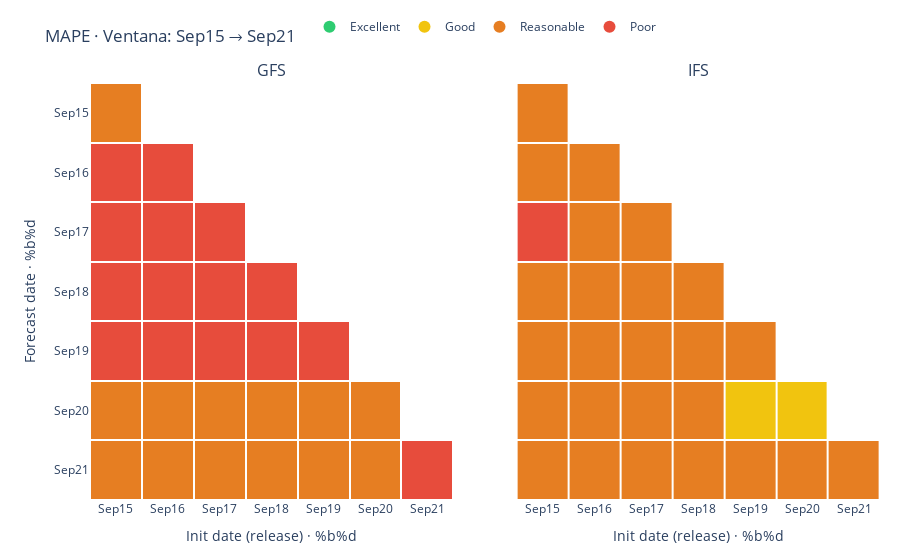

This figure's notebook cell:
### Code cell
# --- Imports ---
import numpy as np
import pandas as pd
import plotly.graph_objects as go
from plotly.subplots import make_subplots

# =======================
# Parámetros
# =======================
max_lead = 6                 # horizonte (0..max_lead)
site_filter = None            # p.ej. "W.F. Cupisnique" o None para todos
models_expected = ["GFS", "IFS"]  # ajusta si tienes más/otros modelos

# Clasificación MAPE (Lewis, 1982)
bins   = [-np.inf, 10, 20, 50, np.inf]
labels = ["Excellent", "Good", "Reasonable", "Poor"]
class_colors = {
    "Excellent":  "#2ECC71",  # green
    "Good":       "#F1C40F",  # yellow
    "Reasonable": "#E67E22",  # orange
    "Poor":       "#E74C3C",  # red
}

# =======================
# 1) Preparación del DF (usa tu df_obs_fc)
# =======================
df = df_obs_fc.copy()

# Filtra sitio (opcional)
if site_filter:
    df = df[df["name"] == site_filter].copy()

# Tipos
df["date_dt"] = pd.to_datetime(df["date"], errors="coerce")
df["init_dt"] = pd.to_datetime(df["initDate"], errors="coerce")

# Normaliza a día (estadística diaria)
df["date_d"] = df["date_dt"].dt.normalize()
df["init_d"] = df["init_dt"].dt.normalize()

# Asegura numéricos
df["obsWind"] = pd.to_numeric(df["obsWind"], errors="coerce")
df["fcWind"]  = pd.to_numeric(df["fcWind"],  errors="coerce")

# =======================
# 2) MAPE horario y promedio diario
#    MAPE = 100 * mean(|fc - obs| / |obs|) sobre horas válidas
# =======================
mask_valid = df["obsWind"].notna() & df["fcWind"].notna() & (df["obsWind"] > 0)
dfv = df.loc[mask_valid].copy()
dfv["ape"] = (dfv["fcWind"] - dfv["obsWind"]).abs() / dfv["obsWind"] * 100.0

daily = (
    dfv.groupby(["model", "date_d", "init_d"], as_index=False)
       .agg(mape=("ape", "mean"), n=("ape", "size"))
)

# =======================
# 3) Ventana cuadrada (últimos max_lead días) y etiquetas
# =======================
last_day = daily["date_d"].max()
if pd.isna(last_day):
    raise ValueError("No hay datos suficientes para calcular MAPE diario.")

axis_days = pd.date_range(last_day - pd.Timedelta(days=max_lead), last_day, freq="D")
x_order = list(axis_days)  # init
y_order = list(axis_days)  # forecast

x_labels = [d.strftime("%b%d") for d in x_order]
y_labels = [d.strftime("%b%d") for d in y_order]

# =======================
# 4) Matrices por CLASE y MODELO (triángulo: 0 <= lead <= max_lead)
# =======================
def class_mats_for_model(model_name: str):
    sub = daily[daily["model"].str.upper() == model_name.upper()].copy()
    lut = {(r.date_d, r.init_d): r["mape"] for _, r in sub.iterrows()}

    # Matriz base de MAPE y de clase string (para hover)
    Zmape = np.full((len(y_order), len(x_order)), np.nan, dtype=float)
    Cstr  = np.empty((len(y_order), len(x_order)), dtype=object); Cstr[:] = None

    for i, y in enumerate(y_order):
        for j, x in enumerate(x_order):
            lead = (y - x).days
            if 0 <= lead <= max_lead:
                m = lut.get((y, x), np.nan)
                Zmape[i, j] = m
                if np.isnan(m):
                    Cstr[i, j] = None
                else:
                    # clasifica por bins
                    cat = pd.cut([m], bins=bins, labels=labels, right=False)[0]
                    Cstr[i, j] = str(cat)
            # fuera de triángulo quedan NaN/None

    # Una matriz por clase con 1 donde coincide la clase (para colorear sólido)
    mats = {cls: np.where(np.array(Cstr, dtype=object) == cls, 1.0, np.nan).astype(float)
            for cls in labels}

    # Para hover: lead y n (conteo de horas) por celda
    lead_grid = np.zeros_like(Zmape)
    n_grid = np.zeros_like(Zmape)
    lut_n = {(r.date_d, r.init_d): r["n"] for _, r in sub.iterrows()}
    for i, y in enumerate(y_order):
        for j, x in enumerate(x_order):
            lead_grid[i, j] = (y - x).days
            n_grid[i, j]    = lut_n.get((y, x), 0)

    return mats, Zmape, Cstr, lead_grid, n_grid

model_panels = {}
for m in models_expected:
    model_panels[m] = class_mats_for_model(m)

# =======================
# 5) Figura: modelos como COLUMNAS; leyenda con puntos circulares
# =======================
fig = make_subplots(
    rows=1, cols=len(models_expected),
    subplot_titles=tuple(models_expected),
    shared_yaxes=True,
    horizontal_spacing=0.08 if len(models_expected) > 1 else 0.02
)

def add_panel(model_name: str, col: int):
    mats, Zmape, Cstr, lead_grid, n_grid = model_panels[model_name]
    # Traza por CLASE (color sólido), sin colorbar
    for cls in labels:
        fig.add_trace(
            go.Heatmap(
                z=mats[cls],
                x=x_labels,
                y=y_labels,
                colorscale=[[0, class_colors[cls]], [1, class_colors[cls]]],
                zmin=0, zmax=1,
                showscale=False,
                xgap=2, ygap=2,
                # hover usa el Zmape real y la clase:
                text=np.vectorize(lambda v: "" if v is None else v)(Cstr),
                customdata=np.dstack([lead_grid, Zmape, n_grid]),
                hovertemplate=(
                    "Init: %{x}<br>"
                    "Forecast: %{y}<br>"
                    "Lead: %{customdata[0]} d<br>"
                    "Clase: %{text}<br>"
                    "MAPE: %{customdata[1]:.1f}%<br>"
                    "n (horas): %{customdata[2]:.0f}<extra></extra>"
                ),
                name=cls,
                legendgroup=cls,
                showlegend=False  # ocultamos los rectángulos en la leyenda
            ),
            row=1, col=col
        )

# Añade paneles por modelo (columnas)
for ci, m in enumerate(models_expected, start=1):
    add_panel(m, col=ci)

# Leyenda con marcadores circulares (una por clase, toggle en ambos paneles)
for cls in labels:
    fig.add_trace(
        go.Scatter(
            x=[None], y=[None],
            mode="markers",
            marker=dict(size=12, color=class_colors[cls], symbol="circle"),
            name=cls,
            legendgroup=cls,
        )
    )

# Ejes y layout
for ci in range(1, len(models_expected)+1):
    fig.update_xaxes(title_text="Init date (release) · %b%d", row=1, col=ci)

fig.update_yaxes(title_text="Forecast date · %b%d", row=1, col=1)
fig.update_yaxes(autorange="reversed", row=1, col=1)  # recientes arriba

title_suffix = f"{x_labels[0]} → {x_labels[-1]}"
site_title = f"{site_filter} · " if site_filter else ""
fig.update_layout(
    title=f"{site_title}MAPE · Ventana: {title_suffix}",
    margin=dict(t=80, r=20, b=60, l=90),
    plot_bgcolor="white",
    paper_bgcolor="white",
    legend=dict(
        orientation="h",
        yanchor="bottom", y=1.10,
        xanchor="center", x=0.5
    ),
    legend_groupclick="togglegroup"  # click en clase alterna ambos paneles
)

fig.show()

### Figure 1 — Plotly figure (JSON) as saved in the notebook; plotly's stock layout.template omitted (floating-point values rounded to 4 significant figures; data arrays with more than 128 entries replaced by an {"elided": "..."} marker saying what was removed)
{"data": [{"colorscale": [[0, "#2ECC71"], [1, "#2ECC71"]], "customdata": {"elided": "147 float values"}, "hovertemplate": "Init: %{x}<br>Forecast: %{y}<br>Lead: %{customdata[0]} d<br>Clase: %{text}<br>MAPE: %{customdata[1]:.1f}%<br>n (horas): %{customdata[2]:.0f}<extra></extra>", "legendgroup": "Excellent", "name": "Excellent", "showlegend": false, "showscale": false, "text": [["Reasonable", "", "", "", "", "", ""], ["Poor", "Poor", "", "", "", "", ""], ["Poor", "Poor", "Poor", "", "", "", ""], ["Poor", "Poor", "Poor", "Poor", "", "", ""], ["Poor", "Poor", "Poor", "Poor", "Poor", "", ""], ["Reasonable", "Reasonable", "Reasonable", "Reasonable", "Reasonable", "Reasonable", ""], ["Reasonable", "Reasonable", "Reasonable", "Reasonable", "Reasonable", "Reasonable", "Poor"]], "type": "heatmap", "x": ["Sep15", "Sep16", "Sep17", "Sep18", "Sep19", "Sep20", "Sep21"], "xaxis": "x", "xgap": 2, "y": ["Sep15", "Sep16", "Sep17", "Sep18", "Sep19", "Sep20", "Sep21"], "yaxis": "y", "ygap": 2, "z": [[NaN, NaN, NaN, NaN, NaN, NaN, NaN], [NaN, NaN, NaN, NaN, NaN, NaN, NaN], [NaN, NaN, NaN, NaN, NaN, NaN, NaN], [NaN, NaN, NaN, NaN, NaN, NaN, NaN], [NaN, NaN, NaN, NaN, NaN, NaN, NaN], [NaN, NaN, NaN, NaN, NaN, NaN, NaN], [NaN, NaN, NaN, NaN, NaN, NaN, NaN]], "zmax": 1, "zmin": 0}, {"colorscale": [[0, "#F1C40F"], [1, "#F1C40F"]], "customdata": {"elided": "147 float values"}, "hovertemplate": "Init: %{x}<br>Forecast: %{y}<br>Lead: %{customdata[0]} d<br>Clase: %{text}<br>MAPE: %{customdata[1]:.1f}%<br>n (horas): %{customdata[2]:.0f}<extra></extra>", "legendgroup": "Good", "name": "Good", "showlegend": false, "showscale": false, "text": [["Reasonable", "", "", "", "", "", ""], ["Poor", "Poor", "", "", "", "", ""], ["Poor", "Poor", "Poor", "", "", "", ""], ["Poor", "Poor", "Poor", "Poor", "", "", ""], ["Poor", "Poor", "Poor", "Poor", "Poor", "", ""], ["Reasonable", "Reasonable", "Reasonable", "Reasonable", "Reasonable", "Reasonable", ""], ["Reasonable", "Reasonable", "Reasonable", "Reasonable", "Reasonable", "Reasonable", "Poor"]], "type": "heatmap", "x": ["Sep15", "Sep16", "Sep17", "Sep18", "Sep19", "Sep20", "Sep21"], "xaxis": "x", "xgap": 2, "y": ["Sep15", "Sep16", "Sep17", "Sep18", "Sep19", "Sep20", "Sep21"], "yaxis": "y", "ygap": 2, "z": [[NaN, NaN, NaN, NaN, NaN, NaN, NaN], [NaN, NaN, NaN, NaN, NaN, NaN, NaN], [NaN, NaN, NaN, NaN, NaN, NaN, NaN], [NaN, NaN, NaN, NaN, NaN, NaN, NaN], [NaN, NaN, NaN, NaN, NaN, NaN, NaN], [NaN, NaN, NaN, NaN, NaN, NaN, NaN], [NaN, NaN, NaN, NaN, NaN, NaN, NaN]], "zmax": 1, "zmin": 0}, {"colorscale": [[0, "#E67E22"], [1, "#E67E22"]], "customdata": {"elided": "147 float values"}, "hovertemplate": "Init: %{x}<br>Forecast: %{y}<br>Lead: %{customdata[0]} d<br>Clase: %{text}<br>MAPE: %{customdata[1]:.1f}%<br>n (horas): %{customdata[2]:.0f}<extra></extra>", "legendgroup": "Reasonable", "name": "Reasonable", "showlegend": false, "showscale": false, "text": [["Reasonable", "", "", "", "", "", ""], ["Poor", "Poor", "", "", "", "", ""], ["Poor", "Poor", "Poor", "", "", "", ""], ["Poor", "Poor", "Poor", "Poor", "", "", ""], ["Poor", "Poor", "Poor", "Poor", "Poor", "", ""], ["Reasonable", "Reasonable", "Reasonable", "Reasonable", "Reasonable", "Reasonable", ""], ["Reasonable", "Reasonable", "Reasonable", "Reasonable", "Reasonable", "Reasonable", "Poor"]], "type": "heatmap", "x": ["Sep15", "Sep16", "Sep17", "Sep18", "Sep19", "Sep20", "Sep21"], "xaxis": "x", "xgap": 2, "y": ["Sep15", "Sep16", "Sep17", "Sep18", "Sep19", "Sep20", "Sep21"], "yaxis": "y", "ygap": 2, "z": [[1.0, NaN, NaN, NaN, NaN, NaN, NaN], [NaN, NaN, NaN, NaN, NaN, NaN, NaN], [NaN, NaN, NaN, NaN, NaN, NaN, NaN], [NaN, NaN, NaN, NaN, NaN, NaN, NaN], [NaN, NaN, NaN, NaN, NaN, NaN, NaN], [1.0, 1.0, 1.0, 1.0, 1.0, 1.0, NaN], [1.0, 1.0, 1.0, 1.0, 1.0, 1.0, NaN]], "zmax": 1, "zmin": 0}, {"colorscale": [[0, "#E74C3C"], [1, "#E74C3C"]], "customdata": {"elided": "147 float values"}, "hovertemplate": "Init: %{x}<br>Forecast: %{y}<br>Lead: %{customdata[0]} d<br>Clase: %{text}<br>MAPE: %{customdata[1]:.1f}%<br>n (horas): %{customdata[2]:.0f}<extra></extra>", "legendgroup": "Poor", "name": "Poor", "showlegend": false, "showscale": false, "text": [["Reasonable", "", "", "", "", "", ""], ["Poor", "Poor", "", "", "", "", ""], ["Poor", "Poor", "Poor", "", "", "", ""], ["Poor", "Poor", "Poor", "Poor", "", "", ""], ["Poor", "Poor", "Poor", "Poor", "Poor", "", ""], ["Reasonable", "Reasonable", "Reasonable", "Reasonable", "Reasonable", "Reasonable", ""], ["Reasonable", "Reasonable", "Reasonable", "Reasonable", "Reasonable", "Reasonable", "Poor"]], "type": "heatmap", "x": ["Sep15", "Sep16", "Sep17", "Sep18", "Sep19", "Sep20", "Sep21"], "xaxis": "x", "xgap": 2, "y": ["Sep15", "Sep16", "Sep17", "Sep18", "Sep19", "Sep20", "Sep21"], "yaxis": "y", "ygap": 2, "z": [[NaN, NaN, NaN, NaN, NaN, NaN, NaN], [1.0, 1.0, NaN, NaN, NaN, NaN, NaN], [1.0, 1.0, 1.0, NaN, NaN, NaN, NaN], [1.0, 1.0, 1.0, 1.0, NaN, NaN, NaN], [1.0, 1.0, 1.0, 1.0, 1.0, NaN, NaN], [NaN, NaN, NaN, NaN, NaN, NaN, NaN], [NaN, NaN, NaN, NaN, NaN, NaN, 1.0]], "zmax": 1, "zmin": 0}, {"colorscale": [[0, "#2ECC71"], [1, "#2ECC71"]], "customdata": {"elided": "147 float values"}, "hovertemplate": "Init: %{x}<br>Forecast: %{y}<br>Lead: %{customdata[0]} d<br>Clase: %{text}<br>MAPE: %{customdata[1]:.1f}%<br>n (horas): %{customdata[2]:.0f}<extra></extra>", "legendgroup": "Excellent", "name": "Excellent", "showlegend": false, "showscale": false, "text": [["Reasonable", "", "", "", "", "", ""], ["Reasonable", "Reasonable", "", "", "", "", ""], ["Poor", "Reasonable", "Reasonable", "", "", "", ""], ["Reasonable", "Reasonable", "Reasonable", "Reasonable", "", "", ""], ["Reasonable", "Reasonable", "Reasonable", "Reasonable", "Reasonable", "", ""], ["Reasonable", "Reasonable", "Reasonable", "Reasonable", "Good", "Good", ""], ["Reasonable", "Reasonable", "Reasonable", "Reasonable", "Reasonable", "Reasonable", "Reasonable"]], "type": "heatmap", "x": ["Sep15", "Sep16", "Sep17", "Sep18", "Sep19", "Sep20", "Sep21"], "xaxis": "x2", "xgap": 2, "y": ["Sep15", "Sep16", "Sep17", "Sep18", "Sep19", "Sep20", "Sep21"], "yaxis": "y2", "ygap": 2, "z": [[NaN, NaN, NaN, NaN, NaN, NaN, NaN], [NaN, NaN, NaN, NaN, NaN, NaN, NaN], [NaN, NaN, NaN, NaN, NaN, NaN, NaN], [NaN, NaN, NaN, NaN, NaN, NaN, NaN], [NaN, NaN, NaN, NaN, NaN, NaN, NaN], [NaN, NaN, NaN, NaN, NaN, NaN, NaN], [NaN, NaN, NaN, NaN, NaN, NaN, NaN]], "zmax": 1, "zmin": 0}, {"colorscale": [[0, "#F1C40F"], [1, "#F1C40F"]], "customdata": {"elided": "147 float values"}, "hovertemplate": "Init: %{x}<br>Forecast: %{y}<br>Lead: %{customdata[0]} d<br>Clase: %{text}<br>MAPE: %{customdata[1]:.1f}%<br>n (horas): %{customdata[2]:.0f}<extra></extra>", "legendgroup": "Good", "name": "Good", "showlegend": false, "showscale": false, "text": [["Reasonable", "", "", "", "", "", ""], ["Reasonable", "Reasonable", "", "", "", "", ""], ["Poor", "Reasonable", "Reasonable", "", "", "", ""], ["Reasonable", "Reasonable", "Reasonable", "Reasonable", "", "", ""], ["Reasonable", "Reasonable", "Reasonable", "Reasonable", "Reasonable", "", ""], ["Reasonable", "Reasonable", "Reasonable", "Reasonable", "Good", "Good", ""], ["Reasonable", "Reasonable", "Reasonable", "Reasonable", "Reasonable", "Reasonable", "Reasonable"]], "type": "heatmap", "x": ["Sep15", "Sep16", "Sep17", "Sep18", "Sep19", "Sep20", "Sep21"], "xaxis": "x2", "xgap": 2, "y": ["Sep15", "Sep16", "Sep17", "Sep18", "Sep19", "Sep20", "Sep21"], "yaxis": "y2", "ygap": 2, "z": [[NaN, NaN, NaN, NaN, NaN, NaN, NaN], [NaN, NaN, NaN, NaN, NaN, NaN, NaN], [NaN, NaN, NaN, NaN, NaN, NaN, NaN], [NaN, NaN, NaN, NaN, NaN, NaN, NaN], [NaN, NaN, NaN, NaN, NaN, NaN, NaN], [NaN, NaN, NaN, NaN, 1.0, 1.0, NaN], [NaN, NaN, NaN, NaN, NaN, NaN, NaN]], "zmax": 1, "zmin": 0}, {"colorscale": [[0, "#E67E22"], [1, "#E67E22"]], "customdata": {"elided": "147 float values"}, "hovertemplate": "Init: %{x}<br>Forecast: %{y}<br>Lead: %{customdata[0]} d<br>Clase: %{text}<br>MAPE: %{customdata[1]:.1f}%<br>n (horas): %{customdata[2]:.0f}<extra></extra>", "legendgroup": "Reasonable", "name": "Reasonable", "showlegend": false, "showscale": false, "text": [["Reasonable", "", "", "", "", "", ""], ["Reasonable", "Reasonable", "", "", "", "", ""], ["Poor", "Reasonable", "Reasonable", "", "", "", ""], ["Reasonable", "Reasonable", "Reasonable", "Reasonable", "", "", ""], ["Reasonable", "Reasonable", "Reasonable", "Reasonable", "Reasonable", "", ""], ["Reasonable", "Reasonable", "Reasonable", "Reasonable", "Good", "Good", ""], ["Reasonable", "Reasonable", "Reasonable", "Reasonable", "Reasonable", "Reasonable", "Reasonable"]], "type": "heatmap", "x": ["Sep15", "Sep16", "Sep17", "Sep18", "Sep19", "Sep20", "Sep21"], "xaxis": "x2", "xgap": 2, "y": ["Sep15", "Sep16", "Sep17", "Sep18", "Sep19", "Sep20", "Sep21"], "yaxis": "y2", "ygap": 2, "z": [[1.0, NaN, NaN, NaN, NaN, NaN, NaN], [1.0, 1.0, NaN, NaN, NaN, NaN, NaN], [NaN, 1.0, 1.0, NaN, NaN, NaN, NaN], [1.0, 1.0, 1.0, 1.0, NaN, NaN, NaN], [1.0, 1.0, 1.0, 1.0, 1.0, NaN, NaN], [1.0, 1.0, 1.0, 1.0, NaN, NaN, NaN], [1.0, 1.0, 1.0, 1.0, 1.0, 1.0, 1.0]], "zmax": 1, "zmin": 0}, {"colorscale": [[0, "#E74C3C"], [1, "#E74C3C"]], "customdata": {"elided": "147 float values"}, "hovertemplate": "Init: %{x}<br>Forecast: %{y}<br>Lead: %{customdata[0]} d<br>Clase: %{text}<br>MAPE: %{customdata[1]:.1f}%<br>n (horas): %{customdata[2]:.0f}<extra></extra>", "legendgroup": "Poor", "name": "Poor", "showlegend": false, "showscale": false, "text": [["Reasonable", "", "", "", "", "", ""], ["Reasonable", "Reasonable", "", "", "", "", ""], ["Poor", "Reasonable", "Reasonable", "", "", "", ""], ["Reasonable", "Reasonable", "Reasonable", "Reasonable", "", "", ""], ["Reasonable", "Reasonable", "Reasonable", "Reasonable", "Reasonable", "", ""], ["Reasonable", "Reasonable", "Reasonable", "Reasonable", "Good", "Good", ""], ["Reasonable", "Reasonable", "Reasonable", "Reasonable", "Reasonable", "Reasonable", "Reasonable"]], "type": "heatmap", "x": ["Sep15", "Sep16", "Sep17", "Sep18", "Sep19", "Sep20", "Sep21"], "xaxis": "x2", "xgap": 2, "y": ["Sep15", "Sep16", "Sep17", "Sep18", "Sep19", "Sep20", "Sep21"], "yaxis": "y2", "ygap": 2, "z": [[NaN, NaN, NaN, NaN, NaN, NaN, NaN], [NaN, NaN, NaN, NaN, NaN, NaN, NaN], [1.0, NaN, NaN, NaN, NaN, NaN, NaN], [NaN, NaN, NaN, NaN, NaN, NaN, NaN], [NaN, NaN, NaN, NaN, NaN, NaN, NaN], [NaN, NaN, NaN, NaN, NaN, NaN, NaN], [NaN, NaN, NaN, NaN, NaN, NaN, NaN]], "zmax": 1, "zmin": 0}, {"legendgroup": "Excellent", "marker": {"color": "#2ECC71", "size": 12, "symbol": "circle"}, "mode": "markers", "name": "Excellent", "type": "scatter", "x": [null], "y": [null]}, {"legendgroup": "Good", "marker": {"color": "#F1C40F", "size": 12, "symbol": "circle"}, "mode": "markers", "name": "Good", "type": "scatter", "x": [null], "y": [null]}, {"legendgroup": "Reasonable", "marker": {"color": "#E67E22", "size": 12, "symbol": "circle"}, "mode": "markers", "name": "Reasonable", "type": "scatter", "x": [null], "y": [null]}, {"legendgroup": "Poor", "marker": {"color": "#E74C3C", "size": 12, "symbol": "circle"}, "mode": "markers", "name": "Poor", "type": "scatter", "x": [null], "y": [null]}], "layout": {"annotations": [{"font": {"size": 16}, "showarrow": false, "text": "GFS", "x": 0.23, "xanchor": "center", "xref": "paper", "y": 1, "yanchor": "bottom", "yref": "paper"}, {"font": {"size": 16}, "showarrow": false, "text": "IFS", "x": 0.77, "xanchor": "center", "xref": "paper", "y": 1, "yanchor": "bottom", "yref": "paper"}], "legend": {"groupclick": "togglegroup", "orientation": "h", "x": 0.5, "xanchor": "center", "y": 1.1, "yanchor": "bottom"}, "margin": {"b": 60, "l": 90, "r": 20, "t": 80}, "paper_bgcolor": "white", "plot_bgcolor": "white", "title": {"text": "MAPE · Ventana: Sep15 → Sep21"}, "xaxis": {"anchor": "y", "domain": [0, 0.46], "title": {"text": "Init date (release) · %b%d"}}, "xaxis2": {"anchor": "y2", "domain": [0.54, 1], "title": {"text": "Init date (release) · %b%d"}}, "yaxis": {"anchor": "x", "autorange": "reversed", "domain": [0, 1], "title": {"text": "Forecast date · %b%d"}}, "yaxis2": {"anchor": "x2", "domain": [0, 1], "matches": "y", "showticklabels": false}}}
